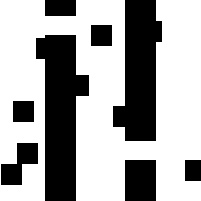
#> input picture TEST/SEEN/MAP [BINARY]/1006.jpg, 201 x 201 px, given in place of 0.jpg, which was not available
$ python dilated.py
#> lines starting #> are read from the running program, lines starting #| are printed output that depends on the picture

import cv2
import numpy as np
from PIL import Image

if __name__ == '__main__':


    # [43 lines of commented-out code are left out]


    for k in range(1200): #dilate operation

        label_binary = cv2.imread(r"C:\Users\huang\Desktop\OPEN DATASET\DATASET\TEST\SEEN\PATH [2PIXEL]\%d.jpg" % k)
#> label_binary is the input picture: shape (201, 201, 3); min 0, max 255, mean 165.2

        kernel = np.uint8(np.ones((20,20))) #30，25, 20
        label_binary_dilate = cv2.dilate(label_binary,kernel)
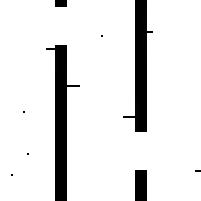
#> label_binary_dilate: shape (201, 201, 3); min 0, max 255, mean 229.7
        im = Image.fromarray(label_binary_dilate)
        im.save(r"C:\Users\huang\Desktop\OPEN DATASET\DATASET\TEST\SEEN\PATH [20PIXEL]\{}.jpg".format(k), dpi=(300, 300), quality=95)
        print("第%d张膨胀化label"%k)
#> pass 2 of the loop `for k in range(1200):`:
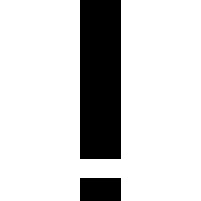
#> input picture TEST/SEEN/MAP [BINARY]/199.jpg, 201 x 201 px, given in place of 1.jpg, which was not available
#> label_binary is the input picture: shape (201, 201, 3); min 0, max 255, mean 207.9
#> `label_binary_dilate = cv2.dilate(label_binary,kernel)`:
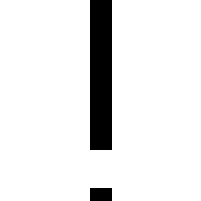
#> label_binary_dilate: shape (201, 201, 3); min 0, max 255, mean 232.4
#> (the run stopped early here; a loop or call above may not have finished)
